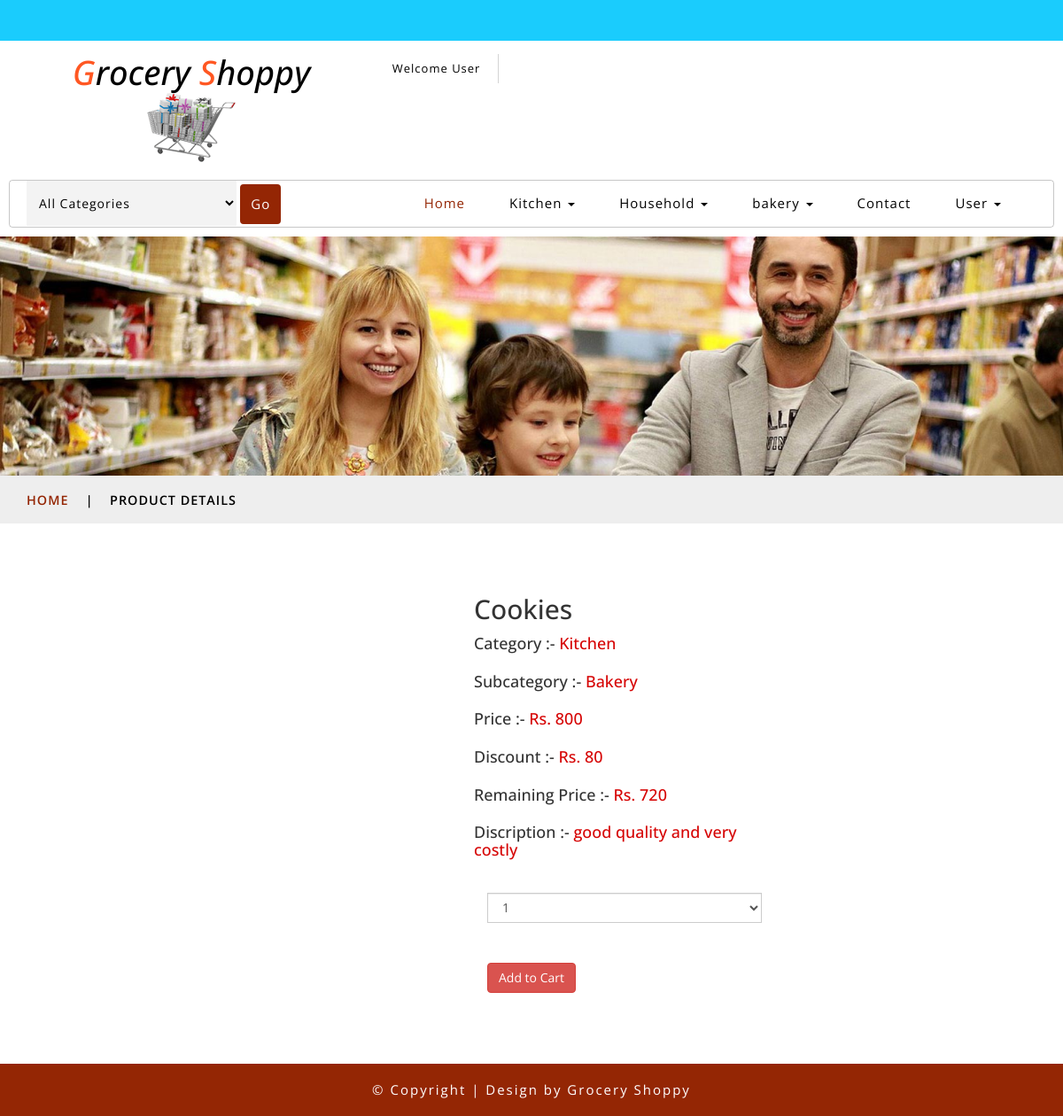
Page /product.php?pid=1 on the committed database.
### tables this page shows
CREATE TABLE IF NOT EXISTS `addcat` (
  `catid` int(10) NOT NULL AUTO_INCREMENT,
  `catname` varchar(50) NOT NULL,
  `picname` varchar(300) NOT NULL,
  PRIMARY KEY (`catid`)
);

CREATE TABLE IF NOT EXISTS `addproduct` (
  `prodid` int(10) NOT NULL AUTO_INCREMENT,
  `catid` int(10) NOT NULL,
  `subcatid` int(10) NOT NULL,
  `brandid` int(10) NOT NULL,
  `prodname` varchar(50) NOT NULL,
  `price` int(10) NOT NULL,
  `stock` int(10) NOT NULL,
  `discount` int(10) NOT NULL,
  `description` varchar(300) NOT NULL,
  `expiredate` date NOT NULL,
  `prodpic` varchar(300) NOT NULL,
  PRIMARY KEY (`prodid`)
);

CREATE TABLE IF NOT EXISTS `addsubcat` (
  `subcatid` int(10) NOT NULL AUTO_INCREMENT,
  `subcatname` varchar(50) NOT NULL,
  `catid` int(10) NOT NULL,
  PRIMARY KEY (`subcatid`)
);

### product.php (the view, shortened to what this page needs)
<?php
$pid=$_GET["pid"];
$conn=mysqli_connect(host,dbuser,dbpass,dbname)or die("error in connection".mysqli_connect_error());
$q="select catname,subcatname,price,prodpic,prodname,addcat.catid,addsubcat.subcatid,discount,stock,description from addcat,addsubcat,addproduct where prodid='$pid'";
$res=mysqli_query($conn,$q) or die ("error in query".mysqli_error($conn));
$x=mysqli_fetch_array($res);
$dis=($x["price"]*$x["discount"])/100;
$tdis=$x["price"]-$dis;
$y2=$x["prodname"];
$y3=$x["price"];
$y4=$x["catname"];
$y5=$x["subcatname"];
$stk=$x["stock"];
$desc=$x["description"];
$y2=mysqli_real_escape_string($conn,$y2);
?>
<!DOCTYPE html>
<html lang="zxx">
<head>
<?php
include_once("linkfiles.php");
?>
</head>
<body>
	<?php
		include_once("header.php");
		include_once("navigation.php");
	?>
	<div class="page-head_agile_info_w3l">
	</div>
	<div class="services-breadcrumb">
		<div class="agile_inner_breadcrumb">
			<div class="container">
				<ul class="w3_short">
					<li>
						<a href="index.html">Home</a>
						<i>|</i>
					</li>
					<li>Product Details</li>
				</ul>
			</div>
		</div>
	</div>
	<div class="banner-bootom-w3-agileits">
		<div class="container">
		<div class="col-sm-5">
			<div class="col-md-5 single-right-left ">
			</div>
		</div>
		<div class="col-sm-7">
			<div class="col-md-7 single-right-left simpleCart_shelfItem">
				<h2><?php print $y2?></h2>
			</div><br><br>
			<div class="col-md-7 single-right-left simpleCart_shelfItem">
				<h4>Category :-
					<span class="item_price"><?php print $y4?></span></h4><br>
			</div>
			<div class="col-md-7 single-right-left simpleCart_shelfItem">
				<h4>Subcategory :-
					<span class="item_price"><?php print $y5?></span></h4><br>
			</div>
			<div class="col-md-7 single-right-left simpleCart_shelfItem">
				<h4>Price :-
					<span class="item_price">Rs. <?php print $y3?></span></h4><br>
			</div>
			<div class="col-md-7 single-right-left simpleCart_shelfItem">
				<h4>Discount :-
					<span class="item_price">Rs. <?php print $dis?></span></h4><br>
			</div>
			<div class="col-md-7 single-right-left simpleCart_shelfItem">
				<h4>Remaining Price :-
					<span class="item_price">Rs. <?php print $tdis?></span></h4><br>
			</div>
			<div class="col-md-7 single-right-left simpleCart_shelfItem">
				<h4>Discription :-
					<span class="item_price"><?php print $desc?></span></h4><br>
			</div>
			<div class="col-md-7 single-right-left simpleCart_shelfItem">
				<p>
				<span class="item_price">
				<?php
				if($stk==0)
				{
					print"Out of stock<br>";
				}
				else
				{
					?>
					<form name="form1" method="post" class="col-sm-12" >
				<select name="qty" class="form-control" required>
				<?php
				if($stk>=10)
				{
					for($i=1;$i<=10;$i++)
					{
							print"<option value='$i'>$i</option>";
					}
				}
				else
				{
					for($i=1;$i<=$stk;$i++)
					{
							print"<option value='$i'>$i</option>";
					}
				}
				?>
			</select><br><br>
			<input type="submit" value="Add to Cart" class="btn btn-danger" name="s1">
				</form>
				<?php
				}
				?>
				</span>
				</p>
			</div>
		</div>
			<div class="clearfix"> </div>
		</div>
	</div>
	<?php
	include_once("footer.php");
	?>
</body>
</html>

### navigation.php (shortened to what this page needs)
<div class="ban-top">
	<div class="container">
		<div class="agileits-navi_search">
			<form action="showsubcat.php" method="post">
				<select id="agileinfo-nav_search" name="cat" required="">
				<option value="all">All Categories</option>
				</select>
				<input type="submit" name="s1" value="Go" class="btn btn-marron" />
			</form>
		</div>
		<div class="top_nav_left">
			<nav class="navbar navbar-default">
				<div class="container-fluid">
					<div class="collapse navbar-collapse menu--shylock" id="bs-example-navbar-collapse-1">
						<ul class="nav navbar-nav menu__list">
							<li class="active">
								<a class="nav-stylehead" href="index.php">Home
								</a>
							</li>
							<?php
							$conn=mysqli_connect(host,dbuser,dbpass,dbname)or die("error in connection".mysqli_connect_error());
				$q="select * from addcat limit 4";
				$res=mysqli_query($conn,$q) or die ("error in query".mysqli_error($conn));
				$count=mysqli_affected_rows($conn);
				if($count>0)
				{
					while($x=mysqli_fetch_array($res))
					{
						print'<li class="dropdown">
								<a href="#" class="dropdown-toggle nav-stylehead" data-toggle="dropdown" role="button" aria-haspopup="true" aria-expanded="false">'.$x["catname"].'
									<span class="caret"></span>
								</a>
								<ul class="dropdown-menu multi-column">
									<div class="agile_inner_drop_nav_info">
										<div class="col-sm-12 multi-gd-img">
											<ul class="multi-column-dropdown">';
						print'
											</ul>
										</div>
										<div class="clearfix"></div>
									</div>
								</ul>
							</li>';
					}
				}
							?>
							<li class="">
								<a class="nav-stylehead" href="contact.php">Contact</a>
							</li>
							<li class="dropdown">
								<a href="#" class="dropdown-toggle nav-stylehead" data-toggle="dropdown" role="button" aria-haspopup="true" aria-expanded="false">User
									<span class="caret"></span>
								</a>
							</li>
						</ul>
					</div>
				</div>
			</nav>
		</div>
	</div>
</div>

### rows in the picture
addcat: catname "Kitchen"
addcat: catname "Household"
addcat: catname "bakery"
addproduct: prodname "Cookies", price "800", dis "80", tdis "720", description "good quality and very costly", qty "1"
addsubcat: subcatname "Bakery"
